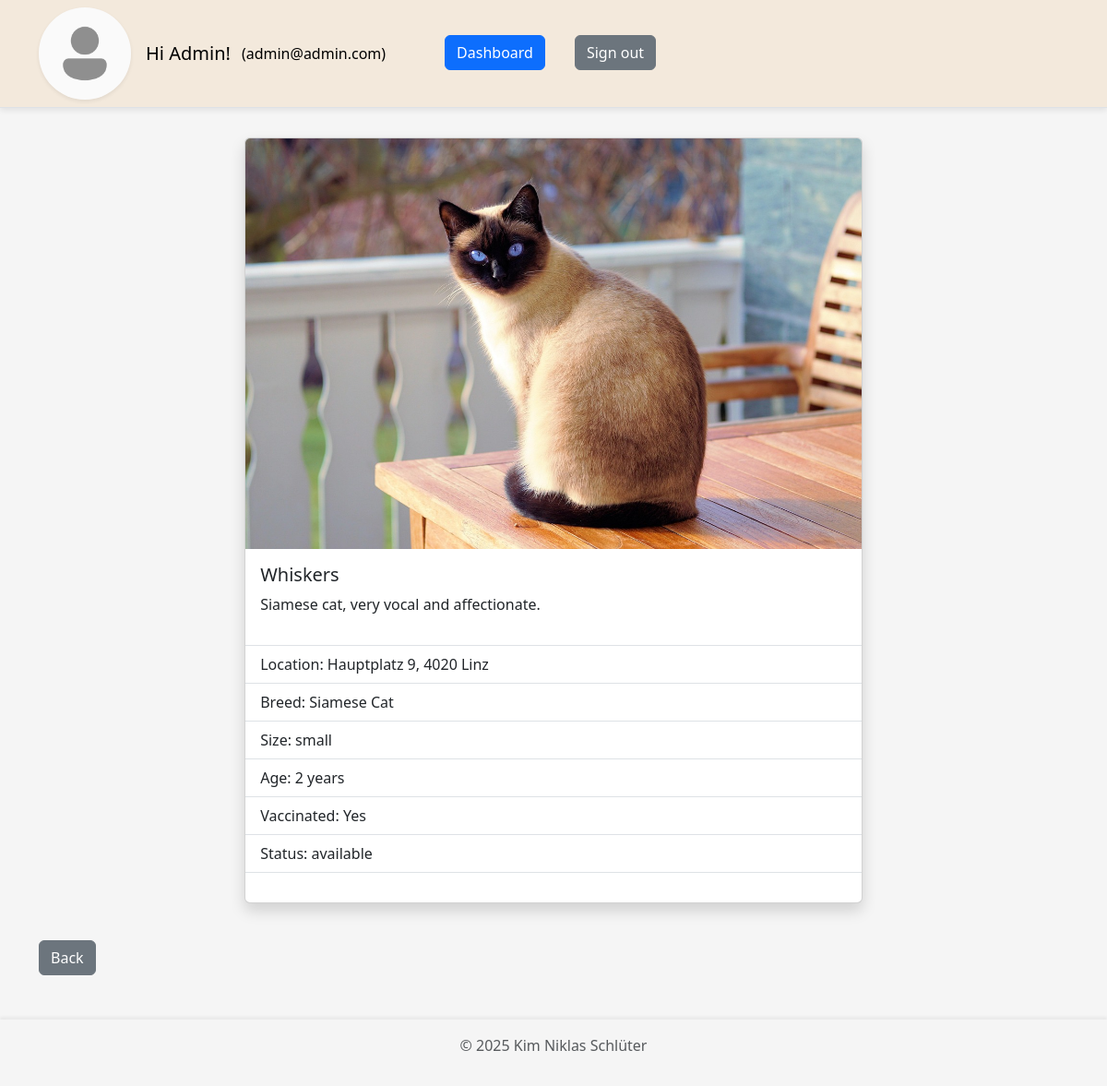
The page /website/animal_details.php?id=2 (signed in) on the database its author committed.
### tables this page shows
CREATE TABLE `user` (
  `id` int(11) NOT NULL,
  `email` varchar(200) NOT NULL,
  `password` varchar(255) NOT NULL,
  `first_name` varchar(100) NOT NULL,
  `last_name` varchar(100) NOT NULL,
  `phone` varchar(50) NOT NULL,
  `address` varchar(100) NOT NULL,
  `picture` varchar(255) NOT NULL,
  `authority` enum('user','admin') NOT NULL
);

CREATE TABLE `animal` (
  `id` int(11) NOT NULL,
  `name` varchar(100) NOT NULL,
  `picture` varchar(255) DEFAULT NULL,
  `location` varchar(100) NOT NULL,
  `description` text DEFAULT NULL,
  `size` enum('small','default','big') NOT NULL DEFAULT 'default',
  `age` int(11) DEFAULT NULL,
  `vaccinated` tinyint(1) NOT NULL,
  `status` enum('available','adopted') NOT NULL DEFAULT 'available',
  `breed_id` int(11) NOT NULL
);

CREATE TABLE `breed` (
  `id` int(11) NOT NULL,
  `name` varchar(100) NOT NULL
);

### website/components/animals.php (called while the page is built, shortened)
<?php
require_once __DIR__ . '/db_connect.php';
require_once __DIR__ . '/util.php';
$conn = db_connect();
function create_response($status, $message, $data = [])
{
  $response = [
    "status" => $status,
    "message" => $message,
    "data" => $data
  ];
  return $response;
}
function get_animal_by_id($id)
{
  global $conn;
  $id = clean_input($id);
  $sql = "SELECT * FROM `animal` WHERE id=$id";
  $result = mysqli_query($conn, $sql);
  $row = mysqli_fetch_assoc($result);
  return create_response("200", "Successfully fetched animal by id.", $row);
}
function get_breed_by_id($breed_id)
{
  global $conn;
  $sql = "SELECT * FROM `breed` WHERE id=$breed_id";
  $result = mysqli_query($conn, $sql);
  $row = mysqli_fetch_assoc($result);
  return $row;
}
function get_animal_picture_url($animalData)
{
  return $animalData['picture'] ? PICTURE_FOLDER_NAME . '/' . $animalData['picture'] : ANIMAL_DEFAULT_PICTURE_URL;
}

### website/animal_details.php (the view, shortened to what this page needs)
<?php
require_once './components/db_connect.php';
require_once './components/util.php';
require_once './components/animals.php';
$conn = db_connect();
$myUserId = get_my_user_id_from_session();
$myUserData = get_user_data($conn, $myUserId);
$responseGet = get_animal_by_id($_GET['id']);
$animal = $responseGet['data'];
$animalPictureUrl = get_animal_picture_url($animal);
$vaccinatedText = ($animal['vaccinated']) ? 'Yes' : 'No';
$breedData = get_breed_by_id($animal['breed_id']);
?>
<!DOCTYPE html>
<html lang="en">
<head>
  <link href="https://cdn.jsdelivr.net/npm/bootstrap@5.3.7/dist/css/bootstrap.min.css" rel="stylesheet">
  <link rel="stylesheet" href="./styles/style.css">
</head>
<body>
  <?php require_once './components/navbar.php'; ?>
  <div class="container mt-3 mb-5" style="flex-grow: 1;">
    <?php
    $layout = "<div class='d-flex justify-content-center' style='width: 100%'>
            <div class='card shadow mb-4 d-flex flex-column justify-content-between align-items-center' style='width: 60%'>
            <div>
              <div class='animal-picture-container'>
                <img src='$animalPictureUrl' class='card-img-top animal-image' alt='animal'>
              </div>
              <div class='card-body'>
                <h5 class='card-title'>{$animal['name']}</h5>
                <p class='card-text'>{$animal['description']}</p>
              </div>
            </div>
            <div style='width: 100%'>
              <ul class='list-group list-group-flush'>
                <li class='list-group-item'></li>
                <li class='list-group-item'>Location: {$animal['location']}</li>
                <li class='list-group-item'>Breed: {$breedData['name']}</li>
                <li class='list-group-item'>Size: {$animal['size']}</li>
                <li class='list-group-item'>Age: {$animal['age']} years</li>
                <li class='list-group-item'>Vaccinated: $vaccinatedText</li>
                <li class='list-group-item'>Status: {$animal['status']}</li>
                <li class='list-group-item'></li>
              </ul>";
    $layout .= "<div class='d-flex flex-row gap-1 justify-content-around mb-3' style='width:100%'>";
    $layout .= "</div>";
    $layout .= "
            </div>
          </div>
        </div>";
    echo $layout;
    ?>
  </div>
  <?php require_once './components/footer.php'; ?>
</body>
</html>

### website/components/navbar.php (shortened to what this page needs)
<?php
$homeUrl = isset($_SESSION['admin']) ? "dashboard.php" : "home.php";
$homeName = isset($_SESSION['admin']) ? "Dashboard" : "Home";
?>
<header class='p-0 mb-3 border-bottom title-row'>
  <nav class="navbar navbar-expand-lg" style="min-height: 3.5rem">
    <div class="container">
      <?php if (isset($_SESSION['user']) || isset($_SESSION['admin'])) { ?>
        <a href='<?= $homeUrl ?>' class='d-block me-3'>
          <img src='<?= $myUserData['profile_img_url'] ?? '' ?>' alt='profile image' width='100' height='100' class='rounded-circle shadow-sm' style='object-fit:cover;'>
        </a>
        <a class="navbar-brand me-1" href="<?= $homeUrl ?>">Hi <?= $myUserData['first_name'] ?? '' ?>!</a>
      <?php } ?>
      <div class="collapse navbar-collapse" id="navbarNav">
        <ul class="navbar-nav gap-2">
          <?php if (isset($_SESSION['user']) || isset($_SESSION['admin'])) { ?>
            <li class="nav-item me-5">
              <a class="nav-link link-body-emphasis" href="#"><?= '(' . $myUserData['email'] . ')' ?></a>
            </li>
            <li class="nav-item me-4">
              <a class="btn btn-primary" href="<?= $homeUrl ?>"><?= $homeName ?></a>
            </li>
            <li class="nav-item">
              <a class="btn btn-secondary" href="logout.php">Sign out</a>
            </li>
          <?php } ?>
        </ul>
      </div>
    </div>
  </nav>
</header>

### website/styles/style.css (style rules this page uses)
body { background-color: whitesmoke; display: flex; flex-flow: column nowrap; justify-content: flex-start; min-height: 100vh; }

### rows shown on the page
user: first_name "Admin", email "admin@admin.com"
animal: picture (picture), name "Whiskers", description "Siamese cat, very vocal and affectionate.", location "Hauptplatz 9, 4020 Linz", size "small", age "2", vaccinated "Yes", status "available"
breed: name "Siamese Cat"

### other values the page prints
$homeName "Dashboard"
